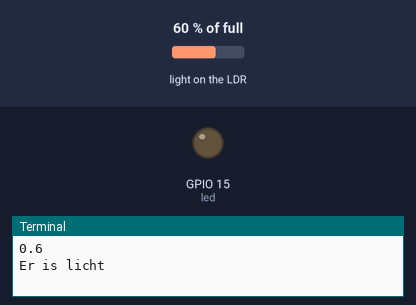
Bench run of a program on a simulated Raspberry Pi (BCM pin numbers). Parts: output pins drawn as LEDs (lit = HIGH), the last lines printed to the terminal. The test bench sets the inputs (shaded band); at power-on: light on the LDR 60 % of full.

Above: at 1.2 s.
1.3 s: light on the LDR set to 12 % of full
2.9 s: light on the LDR set to 9 % of full
At 3.5 s:
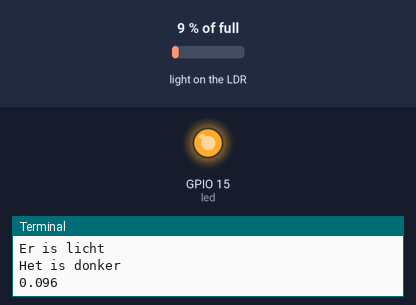
4.7 s: light on the LDR set to 25 % of full
At 5.8 s:
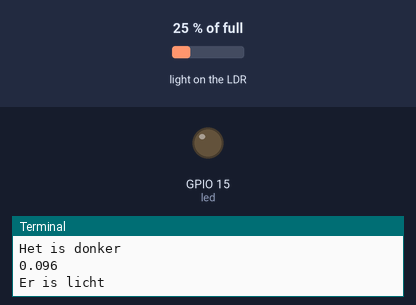
6.2 s: light on the LDR set to 2 % of full
At 7.3 s:
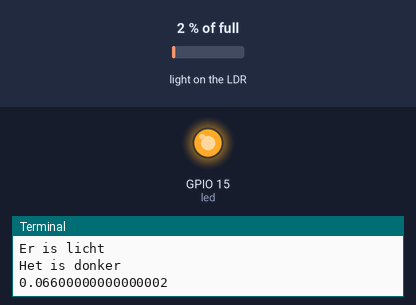
Timing chart, 0 to 9.0 s (numbered marks = the images above; inputs shaded):
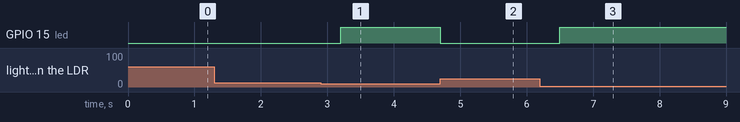

Measured:
- the behaviour switches between 11 and 10 % of full on light on the LDR (found by bisection; images 0 and 1)
- after the input at 1.3 s, every drawn part: stays the same
- after the input at 2.9 s, GPIO 15 (led): LOW → HIGH after 0.30 s
- after the input at 4.7 s, GPIO 15 (led): HIGH → LOW at once
- after the input at 6.2 s, GPIO 15 (led): LOW → HIGH after 0.30 s

The program:

ldr-led-oef6.1.py
```python
from gpiozero import LightSensor
from gpiozero import LED

varSensor = LightSensor(18)
led = LED(15)

while True:
    print(varSensor.value)

    varSensor.wait_for_light()
    print("Er is licht")
    led.off()
    varSensor.wait_for_dark()
    print("Het is donker")
    led.on() 
```
